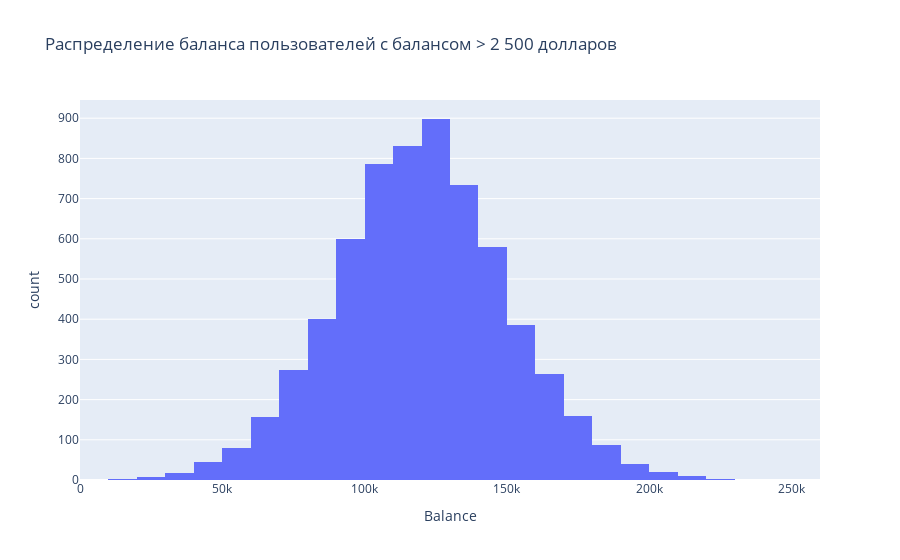

Here is the notebook cell this chart was saved with:
### Markdown cell above
На графике видно, что соотношение ушедших и лояльных клиентов несколько смещено в сторону лояльных клиентов. То есть, лояльных клиентов в данном банке больше, чем ушедших. Однако отток клиентов все равно является значительным, что может быть проблемой для банка. Для удержания клиентов необходимо провести анализ причин их ухода и разработать меры по улучшению качества обслуживания и предлагаемых услуг.

### Code cell
# Фильтр для баланса > 2 500 долларов
balance_filter = churn['Balance'] > 2500

fig = px.histogram(churn[balance_filter], x='Balance', nbins=30, title='Распределение баланса пользователей с балансом > 2 500 долларов')

fig.show()

### Figure 1 — Plotly figure (JSON) as saved in the notebook; plotly's stock layout.template omitted (floating-point values rounded to 4 significant figures; data arrays with more than 128 entries replaced by an {"elided": "..."} marker saying what was removed)
{"data": [{"alignmentgroup": "True", "bingroup": "x", "hovertemplate": "Balance=%{x}<br>count=%{y}<extra></extra>", "legendgroup": "", "marker": {"color": "#636efa", "pattern": {"shape": ""}}, "name": "", "nbinsx": 30, "offsetgroup": "", "orientation": "v", "showlegend": false, "type": "histogram", "x": {"elided": "6383 float values"}, "xaxis": "x", "yaxis": "y"}], "layout": {"barmode": "relative", "legend": {"tracegroupgap": 0}, "title": {"text": "Распределение баланса пользователей с балансом > 2 500 долларов"}, "xaxis": {"anchor": "y", "domain": [0, 1], "title": {"text": "Balance"}}, "yaxis": {"anchor": "x", "domain": [0, 1], "title": {"text": "count"}}}}
